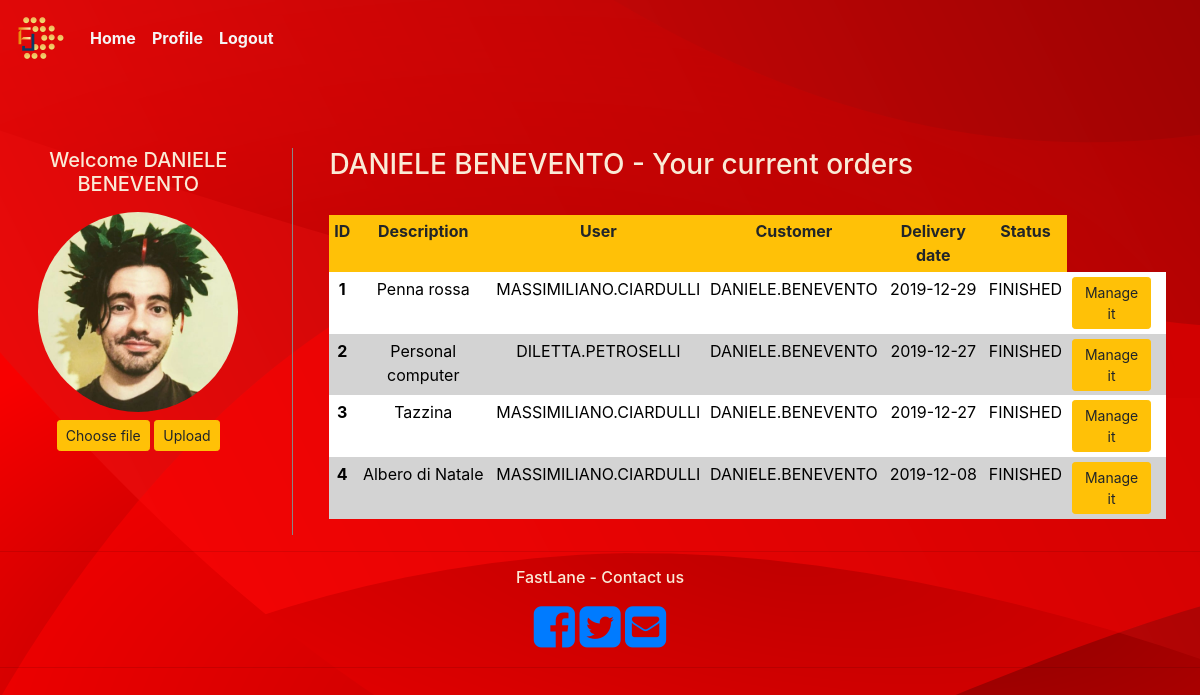
The app's page /order (signed in) with its own data.
### models.py (models this page shows, shortened)
class Order(db.Model):
    __tablename__ = 'orders'
    order_id = db.Column(db.Integer, primary_key=True, autoincrement=True)
    order_description = db.Column(db.String(64), nullable=False)
    order_delivery_date = db.Column(db.Date, nullable=False, index=True)
    order_delivery_time = db.Column(db.Time, nullable=False, index=True)
    order_delivery_type = db.Column(db.String(64), index=True)
    order_delivery_company = db.Column(db.Integer, db.ForeignKey('company_delivery.id_company'))
    order_state = db.Column(db.String(64), nullable=False)
    order_private_customer = db.Column(db.Integer, db.ForeignKey('private_costumer.id'))
    order_company_customer = db.Column(db.Integer, db.ForeignKey('company_customer.id_company'))
    current_department = db.Column(db.String(64))
    user = db.Column(db.String(64), nullable=False)
    company = db.Column(db.String(64), nullable=False)
    date_insert = db.Column(db.DateTime, nullable=False)
    date_request = db.Column(db.DateTime, nullable=False)
    order_product_id = db.Column(db.Integer, db.ForeignKey('order_product.id'))

### app.py (the view, shortened to what this page needs)
@app.route('/order', methods=['POST', 'GET'])
def order():
    formNextStep = FormNextStep()
    if session['type'] == 'COMPANY':
        orders = Order.query.filter(or_(Order.user == session['id_user'],
                                        Order.user == session['username_user'],
                                        Order.order_company_customer == session['id_user'],
                                        Order.company == session['id_user'])).all()
        if formNextStep.is_submitted():
            return redirect('order')
    elif session['type'] == 'PRIVATE':
        orders = Order.query.filter_by(order_private_customer=session['username']).all()
    if session.get('name_employee') is not None:
        if not os.path.exists('static/' + str(session.get('name_employee'))):
            os.makedirs('static/' + str(session.get('name_employee')))
        file_url = os.listdir('static/' + str(session.get('name_employee')))
        file_url = [str(session.get('name_employee')) + "/" + file for file in file_url]
    else:
        if not os.path.exists('static/' + str(session.get('id_user'))):
            os.makedirs('static/' + str(session.get('id_user')))
        file_url = os.listdir('static/' + str(session.get('id_user')))
        file_url = [str(session.get('id_user')) + "/" + file for file in file_url]
    formUpload = UploadForm()
    return render_template('order.html', orders=orders, formNextStep=formNextStep, formupload=formUpload, filelist=file_url)

### form.py
class FormNextStep(FlaskForm):
    submit = SubmitField('Next Step')

class UploadForm(FlaskForm):
    file = FileField('Choose File', validators=[DataRequired()])
    upload = SubmitField('Upload')

### templates/order.html (shortened to what this page needs)
{% extends "layout.html" %}
{% block content %}
<div class="row">
    <div class="col-sm-3" style="border-right: 1px inset #333; padding-bottom: 3%; text-align: center; display: inline-block">
            {% if session.get('email') and session['type'] == 'COMPANY' and session.get('username_user') %}
                <h5 style=" padding-bottom: 3%">Welcome {{ session['name_employee'] }}</h5>
            {% elif session.get('email') and session['type'] == 'PRIVATE' %}
                <h5 style=" padding-bottom: 3%">Welcome {{ session['id_user'] }}</h5>
            {% endif %}
            <div>
                {% for file in filelist %}
                    {% if file==session.get('id_user')|string+'/'+session.get('id_user')|string + '.jpg' %}
                        <img src='{{ url_for("static",filename=file) }}' class="widthset heightset img-circle">
                    {% elif file==session.get('name_employee')|string+'/'+session.get('name_employee')|string + '.jpg' %}
                        <img src='{{ url_for("static",filename=file) }}' class="widthset heightset img-circle">
                    {% endif %}
                {% endfor %}
                <form method="post" enctype="multipart/form-data" action="">
                    <label class="btn btn-sm btn-warning btn-block'" style="margin-top: 0.5rem">
                        Choose file <input type="file" class="btn btn-sm btn-warning btn-block'" style="display: none;">
                    </label>
                    {{ formupload.upload(class="btn btn-sm btn-warning btn-block'") }}
                </form>
            </div>
    </div>
  <div class="col-sm-9" style="padding-right: 4%; padding-left: 3%">
        <h3 style="padding-bottom: 3%">{{ session.get('id_user') }} - Your current orders</h3>
    <form action="" method="post">
        <div class="table-sm">
        <table class="table table-borderless text-center">
              <colgroup>
                  <col span="6">
                  <col style="background-color:transparent!important;">
              </colgroup>
                <tr>
                  <th style="background-color: #ffc107;">ID</th>
                  <th style="background-color: #ffc107;">Description</th>
                  <th style="background-color: #ffc107;">User</th>
                  <th style="background-color: #ffc107;">Customer</th>
                  <th style="background-color: #ffc107;">Delivery date</th>
                  <th style="background-color: #ffc107;">Status</th>
                </tr>
            <tbody>
            {% for order in orders %}
                <tr><th style="color: black;">{{ order.order_id }}</th>
                <td style="color: black;">{{ order.order_description }}</td>
                <td style="color: black;">{{ order.user }}</td>
                <td style="color: black;">{% if order.order_private_customer %}
                        {{ order.order_private_customer }}
                    {% elif order.order_company_customer %}
                        {{ order.order_company_customer }}
                    {% endif %}
                </td>
                <td style="color: black;">{{ order.order_delivery_date }}</td>
                <td style="color: black;">{{ order.order_state }}</td>
                {% if session['type'] == 'COMPANY' %}
                    <td class="btn-table"><a class="btn btn-sm btn-warning btn-block" href="{{ url_for('order_management_menu',order_no=order.order_id) }}">Manage it</a></td>
                {% elif session['type'] == 'PRIVATE' %}
                    <td class="btn-table"><a class="btn btn-sm btn-warning btn-block" href="{{ url_for('talk_with_the_customer',order_no=order.order_id) }}">Manage it</a></td>
                {% endif %}
                <td>
            {% endfor %}
            </tbody>
        </table>
        </div>
    </form>
</div>
</div>
{% endblock %}

### templates/layout.html (shortened to what this page needs)
<!DOCTYPE html>
<html lang="en">
<head>
<link rel="stylesheet" href="https://cdnjs.cloudflare.com/ajax/libs/font-awesome/4.7.0/css/font-awesome.min.css">
    <link rel="stylesheet" href="https://cdnjs.cloudflare.com/ajax/libs/font-awesome/4.7.0/css/font-awesome.min.css">
    <link rel="stylesheet" href="https://maxcdn.bootstrapcdn.com/font-awesome/4.4.0/css/font-awesome.min.css">
     <link rel="stylesheet" href="../static/css/bootstrap.css">
    <link rel="stylesheet" href="../static/css/main.css">
    <link rel="stylesheet" href="../static/css/order_steps.css">
    <link rel="stylesheet" href="../static/css/chat.css">
</head>
<body style="padding-top:-20px">
<div class="container">
            <nav class="navbar navbar-expand-lg navbar-dark bg-dark">
                <a class="navbar-brand" href="home"><img src="/static/img/logo.png" width="50" height="50"></a>
              <div class="collapse navbar-collapse" id="navbarNavAltMarkup">
                <div class="navbar-nav">
                  <a class="nav-item nav-link" href="/home">Home</a>
                {% if session.get('email') and session['type'] == 'COMPANY' and not session.get('username_user') %}
                    <a class="nav-item nav-link" href="/login_company_employee">Login - {{ session['id_user'] }} member</a>
                    <a class="nav-item nav-link" href="/register_company_employee">Sign up - {{ session['id_user'] }} member</a>
                    <a class="nav-item nav-link" href="/logout">Logout</a>
                {% elif session.get('email') and session['type'] == 'PRIVATE' %}
                    <a class="nav-item nav-link" href="/order">Profile</a>
                    <a class="nav-item nav-link" href="/logout">Logout</a>
                    {% endif %}
                </div>
              </div>
            </nav>
    <br>
    <br>
    <br>
    {% block content %}
    {% endblock content %}
<div class="container">
    <hr>
        <div class="text-center center-block">
            <p class="txt-railway"><h6>FastLane - Contact us</h6></p>
                <a href="https://www.facebook.com/"><i id="social-fb" class="fa fa-facebook-square fa-3x social"></i></a>
	            <a href="https://twitter.com/login?lang=it"><i id="social-tw" class="fa fa-twitter-square fa-3x social"></i></a>
	            <a href="https://accounts.google.com/ServiceLogin/signinchooser?service=mail&passive=true&rm=false&continue=https%3A%2F%2Fmail.google.com%2Fmail%2F&ss=1&scc=1&ltmpl=default&ltmplcache=2&emr=1&osid=1&flowName=GlifWebSignIn&flowEntry=ServiceLogin"><i id="social-em" class="fa fa-envelope-square fa-3x social"></i></a>
</div>
    <hr>
</div>
</div>
</body>
</html>

### static/css/order_steps.css (style rules this page uses)
.img-circle { border-radius: 50%; }

### templates/order.html (style rules this page uses)
.widthset { max-width: 200px; }
.heightset { max-height: 200px; }
tbody { background-color: white; }
tr:nth-child(even) { background-color: lightgray; }

### records on screen
Order: order_id "1", order_description "Penna rossa", user "MASSIMILIANO.CIARDULLI", order_private_customer "DANIELE.BENEVENTO", order_delivery_date "2019-12-29", order_state "FINISHED"
Order: order_id "2", order_description "Personal computer", user "DILETTA.PETROSELLI", order_private_customer "DANIELE.BENEVENTO", order_delivery_date "2019-12-27", order_state "FINISHED"
Order: order_id "3", order_description "Tazzina", user "MASSIMILIANO.CIARDULLI", order_private_customer "DANIELE.BENEVENTO", order_delivery_date "2019-12-27", order_state "FINISHED"
Order: order_id "4", order_description "Albero di Natale", user "MASSIMILIANO.CIARDULLI", order_private_customer "DANIELE.BENEVENTO", order_delivery_date "2019-12-08", order_state "FINISHED"

### other values on screen
{{ session['id_user'] }} "DANIELE BENEVENTO"
{{ session.get('id_user') }} "DANIELE BENEVENTO"
